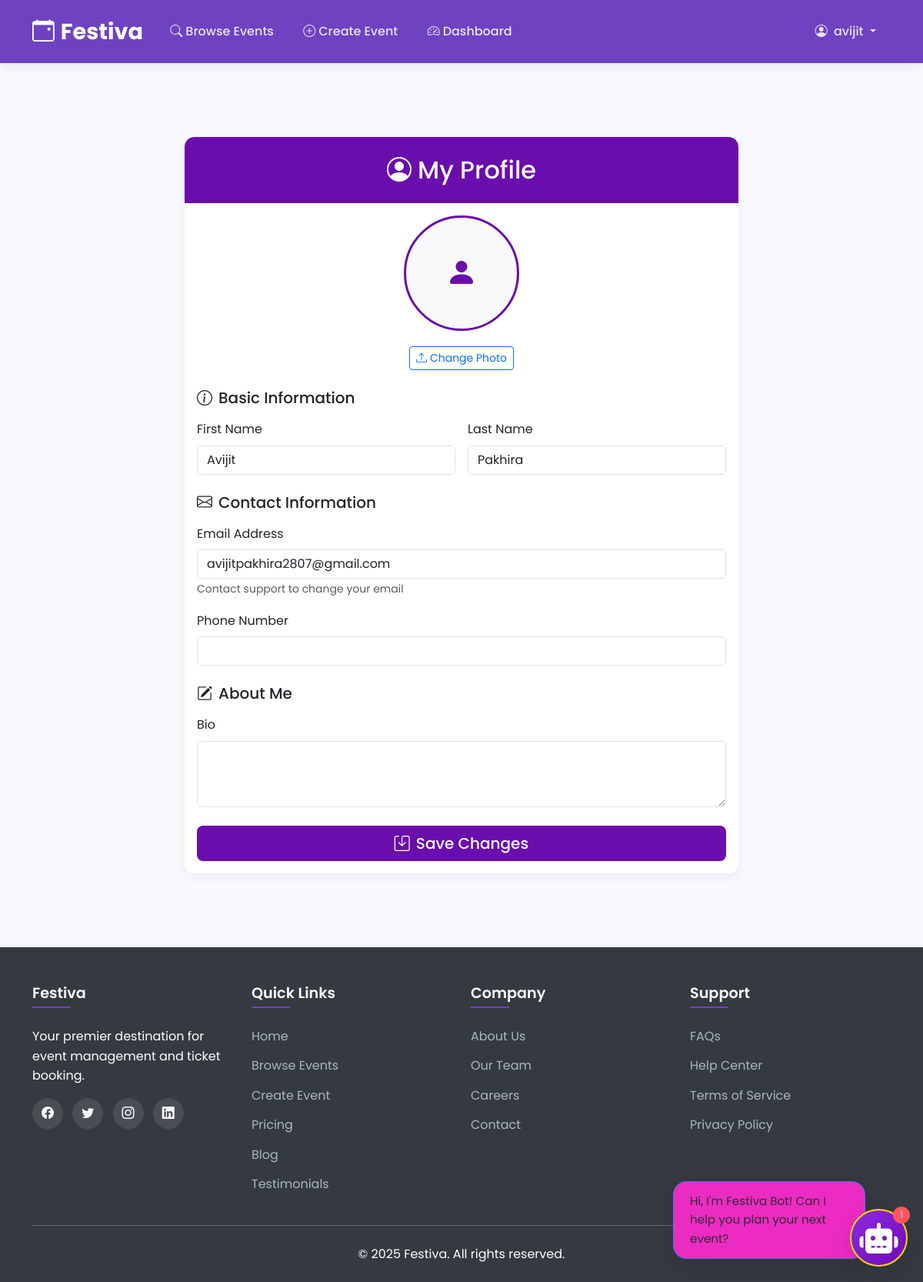
The page /profile/edit/ (signed in) on the database its author committed.
### core/models.py (models this page shows, shortened)
class CustomUser(AbstractUser):
    ROLE_CHOICES = (
        ('customer', 'Customer'),
        ('organizer', 'Organizer'),
        ('admin', 'Admin'),
    )
    role = models.CharField(max_length=10, choices=ROLE_CHOICES, default='customer')
    phone = models.CharField(max_length=20, blank=True)
    bio = models.TextField(blank=True)
    profile_picture = models.ImageField(upload_to='profile_pics/', blank=True)
    email = models.EmailField(unique=True)  # Add this line to enforce unique emails
    is_approved = models.BooleanField(default=False)

### core/views.py (the view, shortened to what this page needs)
# urls.py: path('profile/edit/', views.edit_profile, name='edit_profile'),
@login_required
def edit_profile(request):
    return render(request, 'edit_profile.html')

### templates/edit_profile.html (shortened to what this page needs)
{% extends 'base.html' %}
{% block content %}
<div class="container py-5">
    <div class="row justify-content-center">
        <div class="col-lg-8">
            <div class="card card-custom">
                <div class="card-header-custom">
                    <h2 class="text-center mb-0"><i class="bi bi-person-circle me-2"></i>My Profile</h2>
                </div>
                <div class="card-body">
                    <form method="POST" enctype="multipart/form-data" action="{% url 'edit_profile' %}" class="needs-validation" novalidate>
                        <div class="text-center mb-4">
                            <div class="profile-picture-container mx-auto">
                                {% if user.profile_picture %}
                                    <img src="{{ user.profile_picture.url }}" alt="Profile Picture"
                                         class="rounded-circle profile-picture" id="profile-picture-preview">
                                {% else %}
                                    <div class="profile-picture-placeholder rounded-circle" id="profile-picture-preview">
                                        <i class="bi bi-person-fill fs-1"></i>
                                    </div>
                                {% endif %}
                            </div>
                            <div class="mt-3">
                                <label for="profile_picture" class="btn btn-outline-primary btn-sm">
                                    <i class="bi bi-upload me-1"></i>Change Photo
                                </label>
                            </div>
                        </div>
                        <div class="mb-4">
                            <h5 class="mb-3"><i class="bi bi-info-circle me-2"></i>Basic Information</h5>
                            <div class="row g-3">
                                <div class="col-md-6">
                                    <label for="first_name" class="form-label">First Name</label>
                                    <input type="text" class="form-control" id="first_name" name="first_name"
                                           value="{{ user.first_name }}" required>
                                </div>
                                <div class="col-md-6">
                                    <label for="last_name" class="form-label">Last Name</label>
                                    <input type="text" class="form-control" id="last_name" name="last_name"
                                           value="{{ user.last_name }}" required>
                                </div>
                            </div>
                        </div>
                        <div class="mb-4">
                            <h5 class="mb-3"><i class="bi bi-envelope me-2"></i>Contact Information</h5>
                            <div class="mb-3">
                                <label for="email" class="form-label">Email Address</label>
                                <input type="email" class="form-control" id="email" name="email"
                                       value="{{ user.email }}" required readonly>
                                <small class="text-muted">Contact support to change your email</small>
                            </div>
                            <div class="mb-3">
                                <label for="phone" class="form-label">Phone Number</label>
                                <input type="tel" class="form-control" id="phone" name="phone"
                                       value="{{ user.phone|default_if_none:'' }}">
                            </div>
                        </div>
                        <div class="mb-4">
                            <h5 class="mb-3"><i class="bi bi-pencil-square me-2"></i>About Me</h5>
                            <div class="mb-3">
                                <label for="bio" class="form-label">Bio</label>
                                <textarea class="form-control" id="bio" name="bio" rows="3">{{ user.bio|default_if_none:'' }}</textarea>
                            </div>
                        </div>
                        <div class="d-grid">
                            <button class="btn btn-custom-primary btn-lg" type="submit">
                                <i class="bi bi-save me-2"></i>Save Changes
                            </button>
                        </div>
                    </form>
                </div>
            </div>
        </div>
    </div>
</div>
{% endblock %}

### templates/base.html (shortened to what this page needs)
<!DOCTYPE html>
{% load static %}
<html lang="en">
<head>
    <link href="https://cdn.jsdelivr.net/npm/bootstrap@5.3.2/dist/css/bootstrap.min.css" rel="stylesheet">
    <link rel="stylesheet" href="https://cdn.jsdelivr.net/npm/bootstrap-icons@1.11.1/font/bootstrap-icons.css">
</head>
<body>
    <nav class="navbar navbar-expand-lg navbar-dark navbar-custom sticky-top">
        <div class="container">
            <a class="navbar-brand navbar-brand-custom" href="{% url 'home' %}">
                <i class="bi bi-calendar-event me-2"></i>Festiva
            </a>
            <div class="collapse navbar-collapse" id="navbarNav">
                <ul class="navbar-nav me-auto">
                    <li class="nav-item">
                        <a class="nav-link nav-link-custom {% if request.path == '/events/' %}active{% endif %}" href="{% url 'browse_events' %}">
                            <i class="bi bi-search me-1"></i>Browse Events
                        </a>
                    </li>
                    <li class="nav-item">
                        <a class="nav-link nav-link-custom {% if request.path == '/create-event/' %}active{% endif %}" href="{% url 'create_event' %}">
                            <i class="bi bi-plus-circle me-1"></i>Create Event
                        </a>
                    </li>
                    <li class="nav-item">
                        <a class="nav-link nav-link-custom {% if request.path == '/dashboard/' %}active{% endif %}" href="{% url 'dashboard' %}">
                            <i class="bi bi-speedometer2 me-1"></i>Dashboard
                        </a>
                    </li>
                </ul>
                <ul class="navbar-nav">
                    {% if user.is_authenticated %}
                    <li class="nav-item dropdown">
                        <a class="nav-link nav-link-custom dropdown-toggle" href="#" id="navbarDropdown" role="button" data-bs-toggle="dropdown">
                            <i class="bi bi-person-circle me-1"></i> {{ user.username }}
                        </a>
                    </li>
                    {% endif %}
                </ul>
            </div>
        </div>
    </nav>
    <main class="main-content">
        <div class="container">
            {% block content %}{% endblock %}
        </div>
    </main>
    <footer class="footer-custom">
        <div class="container">
            <div class="row g-4">
                <div class="col-lg-3 col-md-6">
                    <h5 class="footer-heading">Festiva</h5>
                    <p>Your premier destination for event management and ticket booking.</p>
                    <div class="social-icons mt-3">
                        <a href="#"><i class="bi bi-facebook"></i></a>
                        <a href="#"><i class="bi bi-twitter"></i></a>
                        <a href="#"><i class="bi bi-instagram"></i></a>
                        <a href="#"><i class="bi bi-linkedin"></i></a>
                    </div>
                </div>
                <div class="col-lg-3 col-md-6">
                    <h5 class="footer-heading">Quick Links</h5>
                    <ul class="footer-links">
                        <li><a href="{% url 'home' %}">Home</a></li>
                        <li><a href="{% url 'browse_events' %}">Browse Events</a></li>
                        <li><a href="{% url 'create_event' %}">Create Event</a></li>
                        <li><a href="{% url 'pricing' %}">Pricing</a></li>
                        <li><a href="{% url 'blog' %}">Blog</a></li>
                        <li><a href="{% url 'testimonials' %}">Testimonials</a></li>
                    </ul>
                </div>
                <div class="col-lg-3 col-md-6">
                    <h5 class="footer-heading">Company</h5>
                    <ul class="footer-links">
                        <li><a href="{% url 'about' %}">About Us</a></li>
                        <li><a href="{% url 'team' %}">Our Team</a></li>
                        <li><a href="{% url 'careers' %}">Careers</a></li>
                        <li><a href="{% url 'contact' %}">Contact</a></li>
                    </ul>
                </div>
                <div class="col-lg-3 col-md-6">
                    <h5 class="footer-heading">Support</h5>
                    <ul class="footer-links">
                        <li><a href="{% url 'faq' %}">FAQs</a></li>
                        <li><a href="{% url 'help' %}">Help Center</a></li>
                        <li><a href="{% url 'terms' %}">Terms of Service</a></li>
                        <li><a href="{% url 'privacy' %}">Privacy Policy</a></li>
                    </ul>
                </div>
            </div>
            <hr class="mt-4 mb-3 bg-light">
            <div class="text-center pt-2">
                <p class="mb-0">&copy; {% now "Y" %} Festiva. All rights reserved.</p>
            </div>
        </div>
    </footer>
{% include 'chat3.html' %}

### templates/base.html (style rules this page uses)
:root { --primary-color: #6f42c1; --primary-dark: #5a32a3; --secondary-color: #f8f9fa; --accent-color: #ff6b6b; --dark-color: #343a40; --light-gray: #adb5bd; }
body { display: flex; flex-direction: column; min-height: 100vh; background-color: var(--secondary-color); font-family: 'Segoe UI', Tahoma, Geneva, Verdana, sans-serif; }
.navbar-custom { background-color: var(--primary-color) !important; box-shadow: 0 2px 15px rgba(0,0,0,0.1); padding: 0.8rem 0; }
.navbar-brand-custom { font-weight: 700; font-size: 1.8rem; color: white !important; transition: all 0.3s ease; }
.nav-link-custom { font-weight: 500; padding: 0.5rem 1rem !important; color: rgba(255,255,255,0.85) !important; border-radius: 0.3rem; transition: all 0.3s ease; margin: 0 0.2rem; }
.btn-custom-primary { background-color: var(--primary-color); border-color: var(--primary-color); color: white; font-weight: 500; padding: 0.5rem 1.5rem; transition: all 0.3s ease; }
.footer-custom { background-color: var(--dark-color); color: white; margin-top: auto; padding: 3rem 0 1.5rem; }
.footer-custom a { color: var(--light-gray); text-decoration: none; transition: all 0.3s ease; }
.footer-heading { font-size: 1.2rem; font-weight: 600; margin-bottom: 1.5rem; position: relative; padding-bottom: 0.5rem; }
.footer-heading::after { content: ''; position: absolute; left: 0; bottom: 0; width: 50px; height: 2px; background-color: var(--primary-color); }
.footer-links { list-style: none; padding-left: 0; }
.footer-links li { margin-bottom: 0.8rem; }
.social-icons a { display: inline-block; width: 40px; height: 40px; background-color: rgba(255,255,255,0.1); color: white !important; border-radius: 50%; text-align: center; line-height: 40px; margin-right: 0.5rem; transition: all 0.3s ease; }
.main-content { flex: 1; padding: 3rem 0; }
.card-custom { border: none; border-radius: 0.8rem; overflow: hidden; box-shadow: 0 5px 15px rgba(0,0,0,0.05); transition: all 0.3s ease; }
.card-header-custom { background-color: var(--primary-color); color: white; padding: 1.2rem; }

### templates/edit_profile.html (style rules this page uses)
.profile-picture-container { width: 150px; height: 150px; position: relative; margin-bottom: 20px; }
.profile-picture-placeholder { width: 100%; height: 100%; background-color: #f8f9fa; display: flex; align-items: center; justify-content: center; color: #6a0dad; border: 3px solid #6a0dad; }
.card-header-custom { background-color: #6a0dad; color: white; padding: 1.5rem; border-radius: 0.375rem 0.375rem 0 0 !important; }
.btn-custom-primary { background-color: #6a0dad; color: white; border: none; }

### chatbot/templates/chat3.html (style rules this page uses)
:root { --primary: #8A2BE2; --primary-light: #9D4EDD; --secondary: #7209B7; --secondary-light: #A16AE8; --accent: #FFD700; --dark: #2D2D34; --light: #F8F9FA; --gray: #6C757D; --success: #38B000; --warning: #FF9914; --danger: #FF5757; --border-radius: 12px; --box-shadow: 0 10px 30px rgba(0, 0, 0, 0.1); --transition: all 0.3s ease; }
* { margin: 0; padding: 0; box-sizing: border-box; }
body { font-family: 'Poppins', sans-serif; background-color: #F8F9FD; color: var(--dark); line-height: 1.6; overflow-x: hidden; }

### rows shown on the page
CustomUser: username "avijit", first_name "Avijit", last_name "Pakhira", email "avijitpakhira2807@gmail.com"
